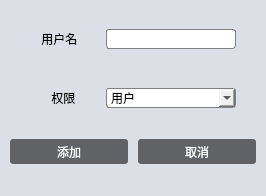
<?xml version="1.0" encoding="UTF-8"?>
<ui version="4.0">
 <class>Add_SingleUserClass</class>
 <widget class="QDialog" name="Add_SingleUserClass">
  <property name="geometry">
   <rect>
    <x>0</x>
    <y>0</y>
    <width>266</width>
    <height>196</height>
   </rect>
  </property>
  <property name="windowTitle">
   <string>添加用户</string>
  </property>
  <property name="styleSheet">
   <string notr="true">
QLabel{font: 14px '等线';}
QLineEdit{border-radius:3px;border:1px solid gray;}
QPushButton{border-radius:3px;background:#606266;color:white;font:14px ‘等线’;}
QPushButton:pressed{background-color:black;}
QComboBox{border-radius:3px;border:1px solid gray;}
QWidget#widget{background:#dcdfe6;}</string>
  </property>
  <layout class="QGridLayout" name="gridLayout_4">
   <property name="leftMargin">
    <number>0</number>
   </property>
   <property name="topMargin">
    <number>0</number>
   </property>
   <property name="rightMargin">
    <number>0</number>
   </property>
   <property name="bottomMargin">
    <number>0</number>
   </property>
   <property name="spacing">
    <number>0</number>
   </property>
   <item row="2" column="0">
    <widget class="QWidget" name="widget" native="true">
     <layout class="QGridLayout" name="gridLayout_5">
      <property name="leftMargin">
       <number>0</number>
      </property>
      <property name="topMargin">
       <number>0</number>
      </property>
      <property name="rightMargin">
       <number>0</number>
      </property>
      <property name="bottomMargin">
       <number>0</number>
      </property>
      <property name="verticalSpacing">
       <number>0</number>
      </property>
      <item row="0" column="0">
       <widget class="QWidget" name="widget_4" native="true">
        <property name="maximumSize">
         <size>
          <width>16777215</width>
          <height>30</height>
         </size>
        </property>
        <layout class="QGridLayout" name="gridLayout_3">
         <property name="leftMargin">
          <number>0</number>
         </property>
         <property name="topMargin">
          <number>0</number>
         </property>
         <property name="rightMargin">
          <number>10</number>
         </property>
         <property name="bottomMargin">
          <number>0</number>
         </property>
         <property name="spacing">
          <number>0</number>
         </property>
         <item row="0" column="0">
          <widget class="QLabel" name="lb_name">
           <property name="minimumSize">
            <size>
             <width>70</width>
             <height>20</height>
            </size>
           </property>
           <property name="maximumSize">
            <size>
             <width>70</width>
             <height>20</height>
            </size>
           </property>
           <property name="text">
            <string>       用户名</string>
           </property>
          </widget>
         </item>
         <item row="0" column="1">
          <widget class="QLineEdit" name="le_name">
           <property name="minimumSize">
            <size>
             <width>130</width>
             <height>20</height>
            </size>
           </property>
           <property name="maximumSize">
            <size>
             <width>130</width>
             <height>20</height>
            </size>
           </property>
          </widget>
         </item>
        </layout>
       </widget>
      </item>
      <item row="1" column="0">
       <widget class="QWidget" name="widget_3" native="true">
        <property name="maximumSize">
         <size>
          <width>16777215</width>
          <height>30</height>
         </size>
        </property>
        <layout class="QGridLayout" name="gridLayout_2">
         <property name="leftMargin">
          <number>0</number>
         </property>
         <property name="topMargin">
          <number>0</number>
         </property>
         <property name="rightMargin">
          <number>10</number>
         </property>
         <property name="bottomMargin">
          <number>0</number>
         </property>
         <property name="spacing">
          <number>0</number>
         </property>
         <item row="1" column="1">
          <widget class="QComboBox" name="comboBox">
           <property name="minimumSize">
            <size>
             <width>130</width>
             <height>20</height>
            </size>
           </property>
           <property name="maximumSize">
            <size>
             <width>130</width>
             <height>20</height>
            </size>
           </property>
           <item>
            <property name="text">
             <string>用户</string>
            </property>
           </item>
           <item>
            <property name="text">
             <string>管理员</string>
            </property>
           </item>
          </widget>
         </item>
         <item row="0" column="0">
          <widget class="QWidget" name="widget_5" native="true"/>
         </item>
         <item row="1" column="0">
          <widget class="QLabel" name="lb_admin">
           <property name="minimumSize">
            <size>
             <width>70</width>
             <height>20</height>
            </size>
           </property>
           <property name="maximumSize">
            <size>
             <width>70</width>
             <height>20</height>
            </size>
           </property>
           <property name="text">
            <string>          权限</string>
           </property>
          </widget>
         </item>
        </layout>
       </widget>
      </item>
      <item row="2" column="0">
       <widget class="QWidget" name="widget_2" native="true">
        <property name="maximumSize">
         <size>
          <width>16777215</width>
          <height>40</height>
         </size>
        </property>
        <layout class="QGridLayout" name="gridLayout">
         <property name="leftMargin">
          <number>10</number>
         </property>
         <property name="topMargin">
          <number>0</number>
         </property>
         <property name="rightMargin">
          <number>10</number>
         </property>
         <property name="bottomMargin">
          <number>0</number>
         </property>
         <property name="horizontalSpacing">
          <number>10</number>
         </property>
         <property name="verticalSpacing">
          <number>0</number>
         </property>
         <item row="0" column="0">
          <widget class="QPushButton" name="btn_add">
           <property name="minimumSize">
            <size>
             <width>0</width>
             <height>25</height>
            </size>
           </property>
           <property name="maximumSize">
            <size>
             <width>16777215</width>
             <height>25</height>
            </size>
           </property>
           <property name="text">
            <string>添加</string>
           </property>
          </widget>
         </item>
         <item row="0" column="1">
          <widget class="QPushButton" name="btn_cancel">
           <property name="minimumSize">
            <size>
             <width>0</width>
             <height>25</height>
            </size>
           </property>
           <property name="maximumSize">
            <size>
             <width>16777215</width>
             <height>25</height>
            </size>
           </property>
           <property name="text">
            <string>取消</string>
           </property>
          </widget>
         </item>
        </layout>
       </widget>
      </item>
     </layout>
    </widget>
   </item>
  </layout>
 </widget>
 <layoutdefault spacing="6" margin="11"/>
 <resources/>
 <connections/>
</ui>
